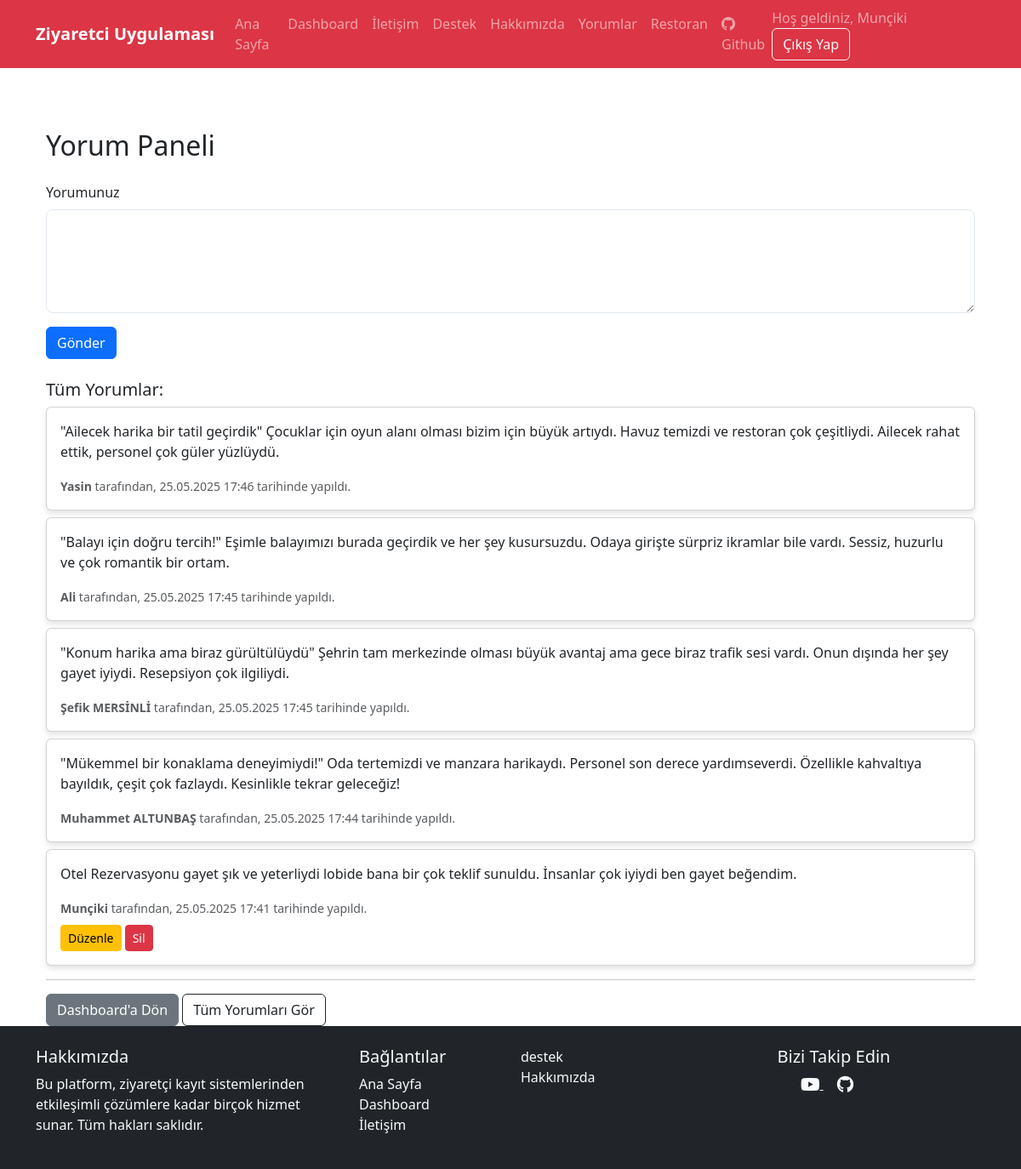
Screenshot of /yorum_yap.html (signed in) with the database file from the repository.
### app.py (models this page shows)
class User(UserMixin, db.Model):
    id = db.Column(db.Integer, primary_key=True)
    name = db.Column(db.String(100), nullable=False)
    email = db.Column(db.String(100), unique=True, nullable=False)
    password = db.Column(db.String(100), nullable=False)
    role = db.Column(db.Integer, default=0)  # 0: normal kullanıcı, 1: admin
    comments = db.relationship('Comment', backref='user', lazy=True)

class Comment(db.Model):
    id = db.Column(db.Integer, primary_key=True)
    user_id = db.Column(db.Integer, db.ForeignKey('user.id'), nullable=False)
    content = db.Column(db.Text, nullable=False)
    created_at = db.Column(db.DateTime, default=datetime.utcnow)

### app.py (the view, shortened to what this page needs)
@app.route('/yorum_yap.html', methods=['GET', 'POST'])
@login_required
def yorum_yap():
    yorumlar = Comment.query.order_by(Comment.created_at.desc()).all()
    return render_template('yorum_yap.html', yorumlar=yorumlar)

### app.py (called while the page is built)
@login_manager.user_loader
def load_user(user_id):
    return User.query.get(int(user_id))

### templates/yorum_yap.html (shortened to what this page needs)
{% extends "base.html" %}
{% block content %}
<div class="container mt-5">
    <h2 class="mb-4">Yorum Paneli</h2>
    {% if current_user.is_authenticated %}
    <form action="{{ url_for('yorum_yap') }}" method="POST" class="mb-4">
        <div class="mb-3">
            <label for="content" class="form-label">Yorumunuz</label>
            <textarea id="content" name="content" class="form-control" rows="4" required></textarea>
        </div>
        <button type="submit" class="btn btn-primary">Gönder</button>
    </form>
    <h5>Tüm Yorumlar:</h5>
    {% for yorum in yorumlar %}
    <div class="card mb-2">
        <div class="card-body">
            <p class="card-text">{{ yorum.content }}</p>
            <small class="text-muted">
                <strong>{{ yorum.user.name }}</strong> tarafından,
                {{ yorum.created_at.strftime('%d.%m.%Y %H:%M') }} tarihinde yapıldı.
            </small>
            {% if yorum.user_id == current_user.id %}
            <div class="mt-2">
                <a href="{{ url_for('yorum_duzenle', yorum_id=yorum.id) }}" class="btn btn-sm btn-warning">Düzenle</a>
                <a href="{{ url_for('yorum_sil', yorum_id=yorum.id) }}" class="btn btn-sm btn-danger" onclick="return confirm('Silmek istediğinize emin misiniz?')">Sil</a>
            </div>
            {% endif %}
        </div>
    </div>
    {% else %}
        <p>Henüz yorum yapılmamış.</p>
    {% endfor %}
    {% else %}
        <p>Lütfen <a href="{{ url_for('login') }}">giriş yapın</a> yorum yapabilmek için.</p>
    {% endif %}
    <hr>
    <a href="{{ url_for('dashboard') }}" class="btn btn-secondary">Dashboard'a Dön</a>
    <a href="{{ url_for('yorumlar') }}" class="btn btn-outline-dark">Tüm Yorumları Gör</a>
</div>
{% endblock %}

### templates/base.html (shortened to what this page needs)
<!DOCTYPE html>
<html lang="tr">
<head>
    <link href="https://cdn.jsdelivr.net/npm/bootstrap@5.3.0/dist/css/bootstrap.min.css" rel="stylesheet">
    <link rel="stylesheet" href="https://cdn.jsdelivr.net/npm/bootstrap-icons@1.7.2/font/bootstrap-icons.css">
    <link rel="stylesheet" href="https://cdnjs.cloudflare.com/ajax/libs/font-awesome/6.0.0-beta3/css/all.min.css">
    <link rel="stylesheet" href="{{ url_for('static', filename='styles.css') }}">
</head>
<body>
    <nav class="navbar navbar-expand-lg navbar-dark bg-danger">
        <div class="container">
            <a class="navbar-brand" href="/">Ziyaretci Uygulaması</a>
            <div class="collapse navbar-collapse" id="navbarNav">
                <ul class="navbar-nav">
                    <li class="nav-item">
                        <a class="nav-link" href="/">Ana Sayfa</a>
                    </li>
                    {% if current_user.is_authenticated %}
                    <li class="nav-item">
                        <a class="nav-link" href="{{ url_for('dashboard') }}">Dashboard</a>
                    </li>
                    {% endif %}
                    <li class="nav-item">
                        <a class="nav-link" href="{{ url_for('iletisim') }}">İletişim</a>
                    </li>
                    <li class="nav-item">
                        <a class="nav-link" href="{{ url_for('destek') }}">Destek</a>
                    </li>
                    <li class="nav-item">
                        <a class="nav-link" href="{{ url_for('hakkimizda') }}">Hakkımızda</a>
                    </li>
                    <li class="nav-item">
                        <a class="nav-link" href="{{ url_for('yorum_yap') }}">Yorumlar</a>
                    </li>
                    <li class="nav-item">
                        <a class="nav-link" href="{{ url_for('restoran') }}">Restoran</a>
                    </li>
                    <li class="nav-item">
                        <a class="nav-link" href="https://github.com/BurhanKara" target="_blank">
                            <i class="bi bi-github me-1"></i> Github
                        </a>
                    </li>
                </ul>
                <div class="auth-buttons">
                    {% if current_user.is_authenticated %}
                    <span class="navbar-text me-3">Hoş geldiniz, {{ current_user.name }}</span>
                    <a href="{{ url_for('logout') }}" class="btn btn-outline-light">Çıkış Yap</a>
                    {% else %}
                    <a href="{{ url_for('login') }}" class="btn btn-outline-light me-2">Giriş Yap</a>
                    <a href="{{ url_for('register') }}" class="btn btn-light">Kayıt Ol</a>
                    {% endif %}
                </div>
            </div>
        </div>
    </nav>
    <div class="container mt-4">
        {% block content %}{% endblock %}
    </div>
</body>
</html>
</body>
</head>
<body>
    <footer class="bg-dark text-light pt-4 pb-2">
        <div class="container">
            <div class="row">
                <div class="col-md-4 mb-3">
                    <h5>Hakkımızda</h5>
                    <p>Bu platform, ziyaretçi kayıt sistemlerinden etkileşimli çözümlere kadar birçok hizmet sunar. Tüm
                        hakları saklıdır.</p>
                </div>
                <div class="col-md-2 mb-3">
                    <h5>Bağlantılar</h5>
                    <ul class="list-unstyled">
                        <li><a href="{{ url_for('index') }}" class="text-decoration-none text-light">Ana Sayfa</a></li>
                        <li><a href="{{ url_for('dashboard') }}" class="text-decoration-none text-light">Dashboard</a>
                        </li>
                        <li><a href="{{ url_for('iletisim') }}" class="text-decoration-none text-light">İletişim</a>
                        </li>
                    </ul>
                </div>
                <div class="col-md-2 mb-3">
                    <ul class="list-unstyled">
                        <li><a href="{{ url_for('destek') }}" class="text-decoration-none text-light">destek</a></li>
                        <li><a href="{{ url_for('hakkimizda') }}" class="text-decoration-none text-light">Hakkımızda</a>
                        </li>
                    </ul>
                </div>
                <div class="col-md-4 mb-3 text-center">
                    <h5>Bizi Takip Edin</h5>
                    <a href="https://www.youtube.com/channel/UCSVu-RK61O3OSvPVGqgvE-Q" target="_blank"
                        class="text-light me-3">
                        <i class="fab fa-youtube fa-lg"></i>
                    </a>
                    <a href="https://github.com/BurhanKara" target="_blank" class="text-light me-3">
                        <i class="fab fa-github fa-lg"></i>
                    </a>
                </div>
            </div>
        </div>
    </footer>
</body>
</html>
</html>

### Static/styles.css (style rules this page uses)
.navbar-brand { font-weight: bold; }
.card { margin-bottom: 20px; box-shadow: 0 4px 6px rgba(0, 0, 0, 0.1); }
.auth-buttons { margin-left: auto; }
html, body { height: 100%; }
body { display: flex; flex-direction: column; }
.form-control { padding: 12px 16px; border-radius: 8px; border: 1px solid #e2e8f0; transition: all 0.3s ease; }
:root { --primary-color: #8B0000; --secondary-color: #F4A460; }

### rows the page displays
User: name "Munçiki"
Comment: content "\"Ailecek harika bir tatil geçirdik\" Çocuklar için oyun alanı olması bizim için büyük artıydı. Havuz temizdi ve restoran çok çeşitliydi. Ailecek rahat ettik, personel çok güler yüzlüydü.", user.name "Yasin", created_at "25.05.2025 17:46"
Comment: content "\"Balayı için doğru tercih!\" Eşimle balayımızı burada geçirdik ve her şey kusursuzdu. Odaya girişte sürpriz ikramlar bile vardı. Sessiz, huzurlu ve çok romantik bir ortam.", user.name "Ali", created_at "25.05.2025 17:45"
Comment: content "\"Konum harika ama biraz gürültülüydü\" Şehrin tam merkezinde olması büyük avantaj ama gece biraz trafik sesi vardı. Onun dışında her şey gayet iyiydi. Resepsiyon çok ilgiliydi.", user.name "Şefik MERSİNLİ", created_at "25.05.2025 17:45"
Comment: content "\"Mükemmel bir konaklama deneyimiydi!\" Oda tertemizdi ve manzara harikaydı. Personel son derece yardımseverdi. Özellikle kahvaltıya bayıldık, çeşit çok fazlaydı. Kesinlikle tekrar geleceğiz!", user.name "Muhammet ALTUNBAŞ", created_at "25.05.2025 17:44"
Comment: content "Otel Rezervasyonu gayet şık ve yeterliydi lobide bana bir çok teklif sunuldu. İnsanlar çok iyiydi ben gayet beğendim.", user.name "Munçiki", created_at "25.05.2025 17:41"
